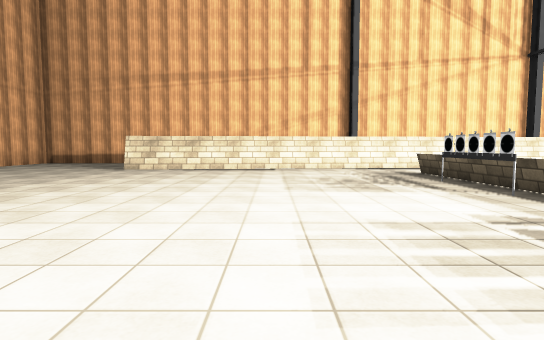
View 1 (above)

24 first-person views from a walk through a scene from a Unity 3-D project. The camera is 1.3 m above the floor, tilts 4° down and sees 80° across. The floor is counted in squares, 2 m on a side. Each view is taken from the middle of a square. On the plan, view 1 faces up. The plan holds only what a view shows up to about 10 squares ahead; the rest is blank. The place goes on beyond the plan. Some surface patterns are stand-ins.

View 2
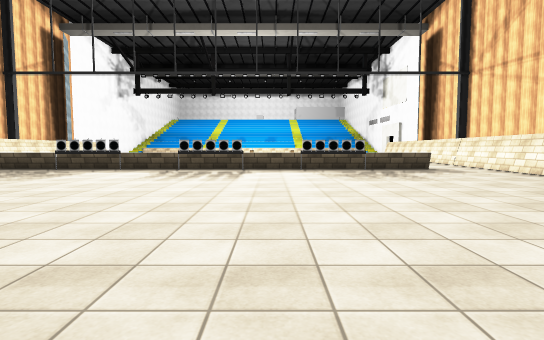

View 3
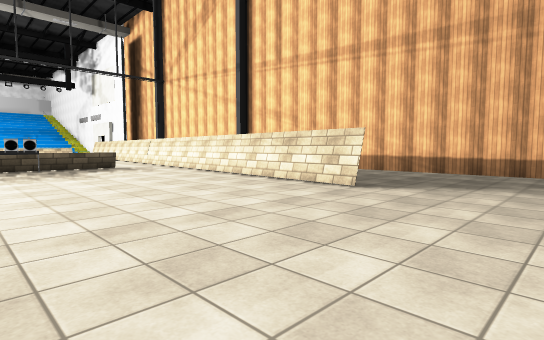

View 4
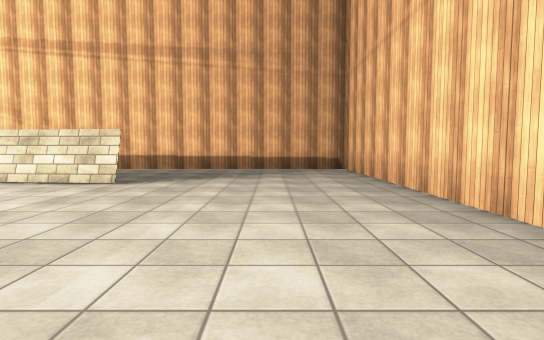

View 5
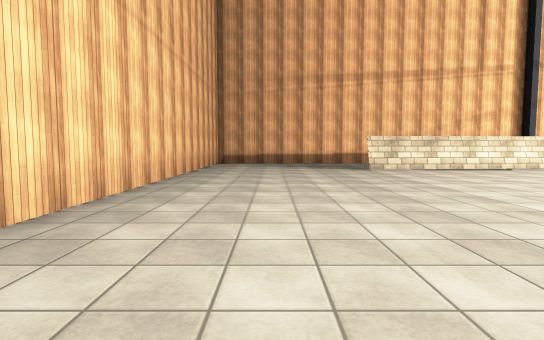

View 6
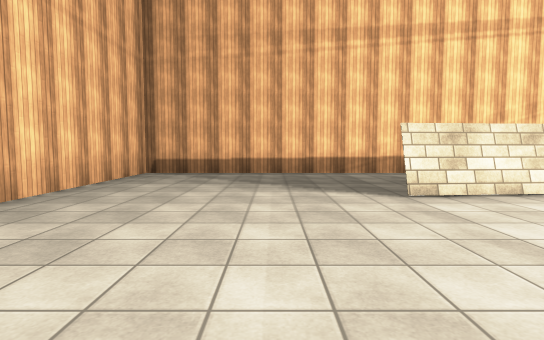

View 7
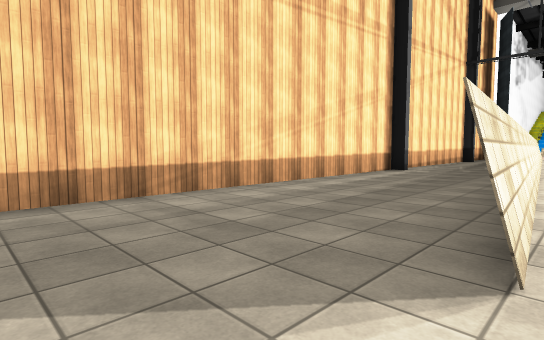

View 8
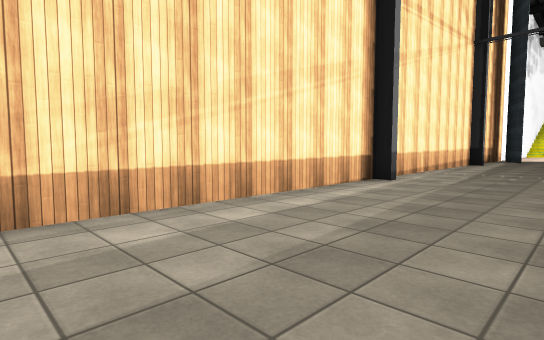

View 9
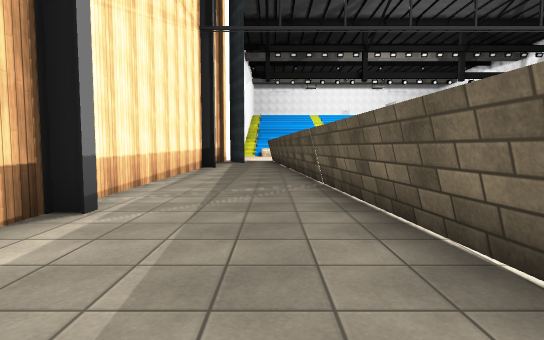

View 10
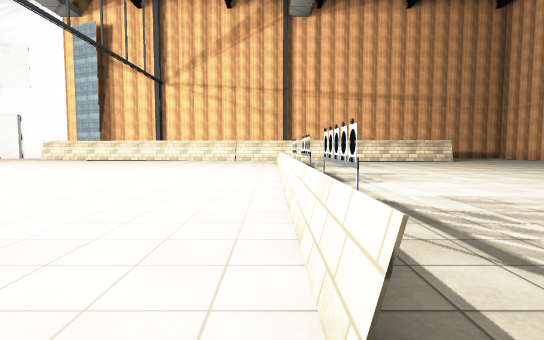

View 11
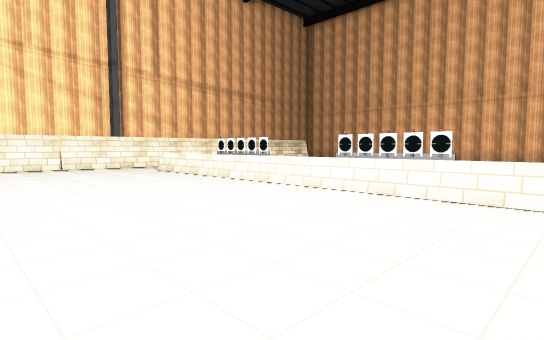

View 12
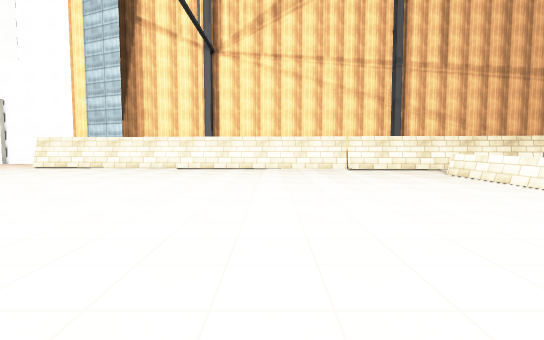

View 13
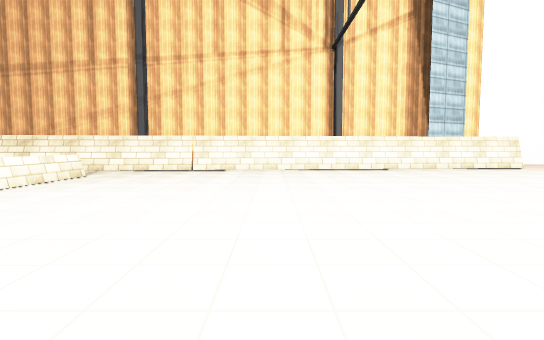

View 14
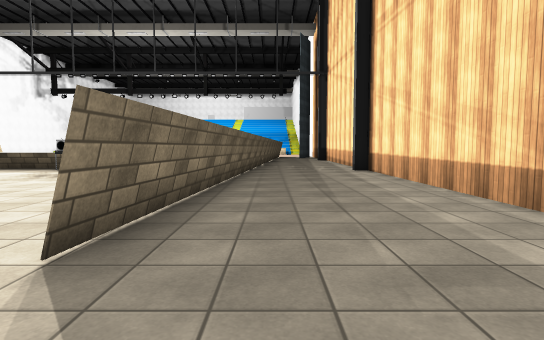

View 15
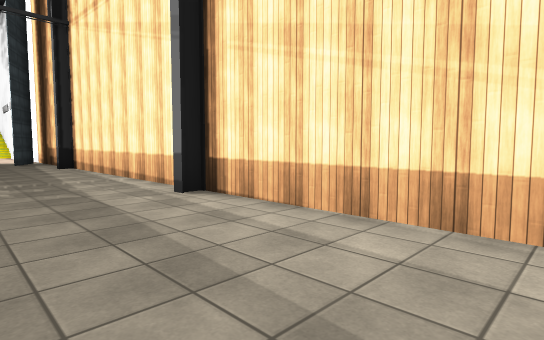

View 16
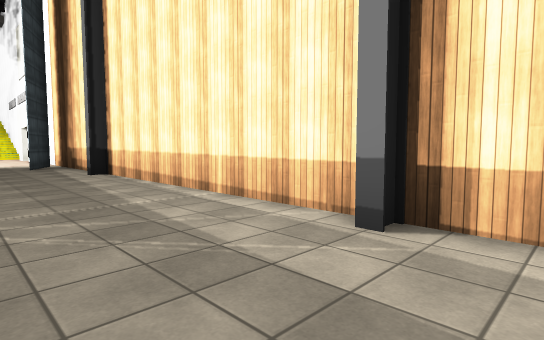

View 17
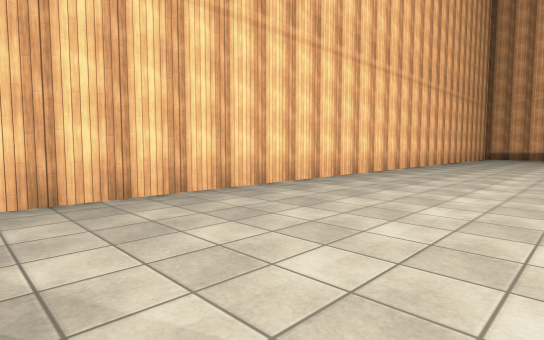

View 18
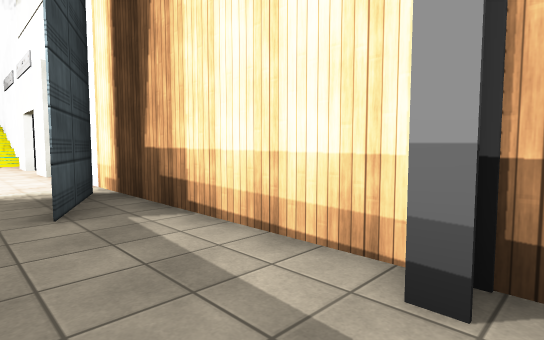

View 19
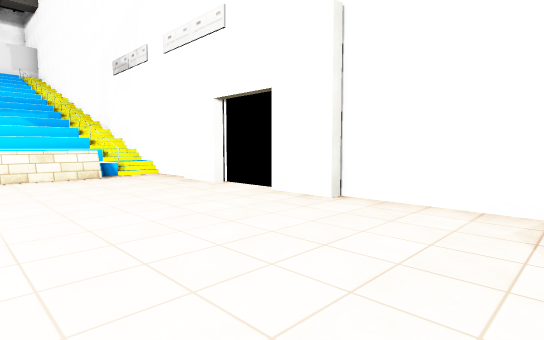

View 20
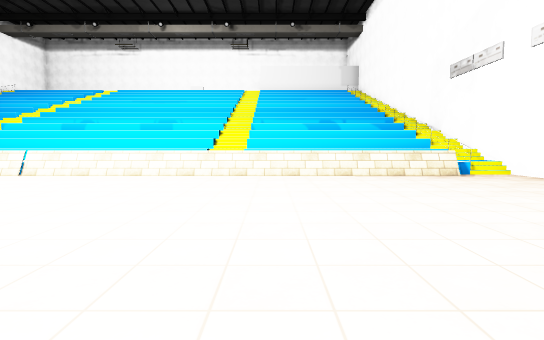

View 21
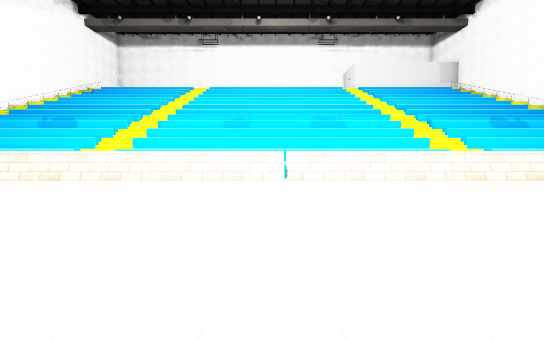

View 22
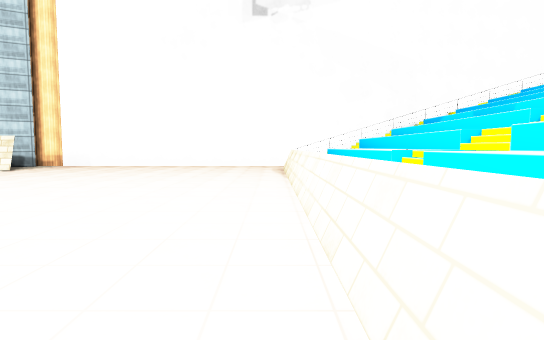

View 23
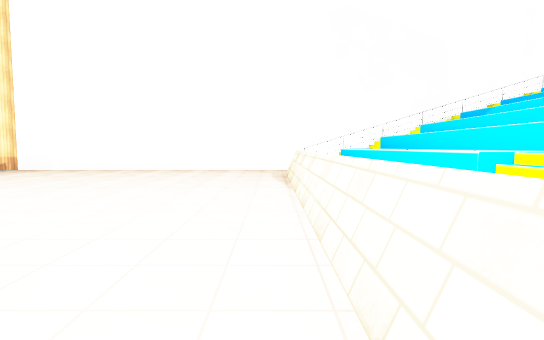

View 24
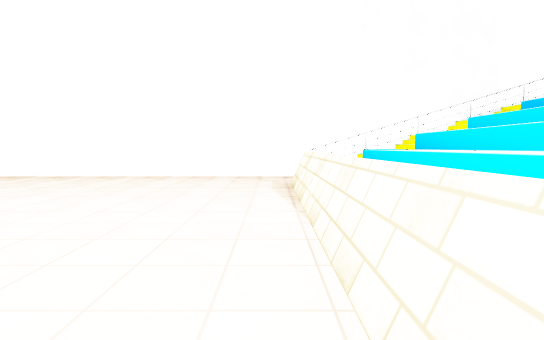

### Floor plan
Key: @ floor where view 1 was taken; # wall or solid block; . floor; = window, fence, low wall or low ledge; ^ raised ledge.
Columns run from 10 left of view 1 to 26 right of it. Each row starts with its distance up from view 1.
 14 #####################    ##########
 13 #............#......#    #........#^#
 12 #....................     ........^^^
 11 #..................#######........^^^
 10 #.......############..............^^^
  9 #.....###................. .......^^^
  8 #.............=..........   ......^^^
  7 #.............=.........     .....^^^
  6 #.............=........      .....^^^
  5 #.............=........       ....^^^
  4 #.............=.......       .....^^^
  3 #.............=......       ......^^^
  2 #.............=......      .......^^^
  1 #.............=.......      ......^^^
  0 #.........@...=.......       .....^^^
 -1 #.............=........      .....^^^
 -2 #.............=........     ......^^^
 -3 #.............=.........   .......^^^
 -4 #.............=.......... ........^^^
 -5 #......................... .......^^^
 -6 #.....########=...................^^^
 -7 #.............#######     ........^^^
 -8 #.................................^^^
 -9 #.......................#......##.^^^
-10 ##############################..####^
-11                                ##

Positions as (right, up) in squares from view 1, and headings:
1: (0, 0), facing up
2: (-6, 0), facing right
3: (-7, -1), facing down-right
4: (-7, 0), facing down
5: (-7, 0), facing up
6: (-6, 5), facing up
7: (-6, 9), facing up-right
8: (-3, 10), facing up-right
9: (0, 11), facing right
10: (4, 9), facing down
11: (8, 4), facing down-left
12: (8, 3), facing down
13: (8, 1), facing up
14: (-6, -7), facing right
15: (-1, -7), facing down-right
16: (2, -7), facing down-right
17: (-5, -7), facing up-left
18: (10, -8), facing down-right
19: (16, -6), facing down-right
20: (16, -4), facing right
21: (17, 2), facing right
22: (23, 2), facing up
23: (23, 4), facing up
24: (23, 6), facing up
